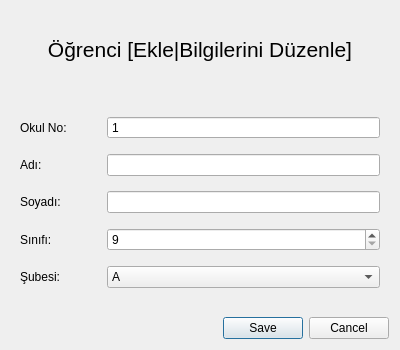
<?xml version="1.0" encoding="UTF-8"?>
<ui version="4.0">
 <class>ikoOSKAR::UI::StudentEditorDialog</class>
 <widget class="QDialog" name="ikoOSKAR::UI::StudentEditorDialog">
  <property name="geometry">
   <rect>
    <x>0</x>
    <y>0</y>
    <width>400</width>
    <height>350</height>
   </rect>
  </property>
  <property name="windowTitle">
   <string>Dialog</string>
  </property>
  <layout class="QVBoxLayout" name="verticalLayout">
   <property name="spacing">
    <number>20</number>
   </property>
   <item>
    <widget class="QLabel" name="lblHeader">
     <property name="font">
      <font>
       <family>Segoe UI</family>
       <pointsize>16</pointsize>
       <bold>false</bold>
      </font>
     </property>
     <property name="text">
      <string>Öğrenci [Ekle|Bilgilerini Düzenle]</string>
     </property>
     <property name="alignment">
      <set>Qt::AlignCenter</set>
     </property>
    </widget>
   </item>
   <item>
    <widget class="QFrame" name="frame">
     <property name="frameShape">
      <enum>QFrame::NoFrame</enum>
     </property>
     <property name="lineWidth">
      <number>0</number>
     </property>
     <layout class="QFormLayout" name="formLayout">
      <property name="horizontalSpacing">
       <number>40</number>
      </property>
      <property name="verticalSpacing">
       <number>15</number>
      </property>
      <item row="0" column="0">
       <widget class="QLabel" name="lblId">
        <property name="text">
         <string>Okul No:</string>
        </property>
       </widget>
      </item>
      <item row="1" column="0">
       <widget class="QLabel" name="lblFirstName">
        <property name="text">
         <string>Adı:</string>
        </property>
       </widget>
      </item>
      <item row="1" column="1">
       <widget class="QLineEdit" name="lnFirstName"/>
      </item>
      <item row="2" column="0">
       <widget class="QLabel" name="lblLastName">
        <property name="text">
         <string>Soyadı:</string>
        </property>
       </widget>
      </item>
      <item row="2" column="1">
       <widget class="QLineEdit" name="lnLastName"/>
      </item>
      <item row="3" column="0">
       <widget class="QLabel" name="lblGrade">
        <property name="text">
         <string>Sınıfı:</string>
        </property>
       </widget>
      </item>
      <item row="3" column="1">
       <widget class="QSpinBox" name="spnGrade">
        <property name="minimum">
         <number>9</number>
        </property>
        <property name="maximum">
         <number>12</number>
        </property>
       </widget>
      </item>
      <item row="4" column="0">
       <widget class="QLabel" name="lblSection">
        <property name="text">
         <string>Şubesi:</string>
        </property>
       </widget>
      </item>
      <item row="4" column="1">
       <widget class="QComboBox" name="cmbSection">
        <property name="currentIndex">
         <number>0</number>
        </property>
        <property name="maxVisibleItems">
         <number>9</number>
        </property>
        <item>
         <property name="text">
          <string>A</string>
         </property>
        </item>
        <item>
         <property name="text">
          <string>B</string>
         </property>
        </item>
        <item>
         <property name="text">
          <string>C</string>
         </property>
        </item>
        <item>
         <property name="text">
          <string>D</string>
         </property>
        </item>
        <item>
         <property name="text">
          <string>E</string>
         </property>
        </item>
        <item>
         <property name="text">
          <string>F</string>
         </property>
        </item>
        <item>
         <property name="text">
          <string>G</string>
         </property>
        </item>
        <item>
         <property name="text">
          <string>H</string>
         </property>
        </item>
        <item>
         <property name="text">
          <string>I</string>
         </property>
        </item>
        <item>
         <property name="text">
          <string>J</string>
         </property>
        </item>
        <item>
         <property name="text">
          <string>K</string>
         </property>
        </item>
        <item>
         <property name="text">
          <string>L</string>
         </property>
        </item>
        <item>
         <property name="text">
          <string>M</string>
         </property>
        </item>
        <item>
         <property name="text">
          <string>N</string>
         </property>
        </item>
        <item>
         <property name="text">
          <string>O</string>
         </property>
        </item>
        <item>
         <property name="text">
          <string>P</string>
         </property>
        </item>
        <item>
         <property name="text">
          <string>Q</string>
         </property>
        </item>
        <item>
         <property name="text">
          <string>R</string>
         </property>
        </item>
        <item>
         <property name="text">
          <string>S</string>
         </property>
        </item>
        <item>
         <property name="text">
          <string>T</string>
         </property>
        </item>
        <item>
         <property name="text">
          <string>U</string>
         </property>
        </item>
        <item>
         <property name="text">
          <string>V</string>
         </property>
        </item>
        <item>
         <property name="text">
          <string>W</string>
         </property>
        </item>
        <item>
         <property name="text">
          <string>X</string>
         </property>
        </item>
        <item>
         <property name="text">
          <string>Y</string>
         </property>
        </item>
        <item>
         <property name="text">
          <string>Z</string>
         </property>
        </item>
       </widget>
      </item>
      <item row="0" column="1">
       <widget class="QSpinBox" name="spnId">
        <property name="buttonSymbols">
         <enum>QAbstractSpinBox::NoButtons</enum>
        </property>
        <property name="maximum">
         <number>2147483646</number>
        </property>
        <property name="value">
         <number>1</number>
        </property>
       </widget>
      </item>
     </layout>
    </widget>
   </item>
   <item>
    <widget class="QDialogButtonBox" name="buttonBox">
     <property name="orientation">
      <enum>Qt::Horizontal</enum>
     </property>
     <property name="standardButtons">
      <set>QDialogButtonBox::Cancel|QDialogButtonBox::Save</set>
     </property>
    </widget>
   </item>
  </layout>
 </widget>
 <resources/>
 <connections>
  <connection>
   <sender>buttonBox</sender>
   <signal>accepted()</signal>
   <receiver>ikoOSKAR::UI::StudentEditorDialog</receiver>
   <slot>accept()</slot>
   <hints>
    <hint type="sourcelabel">
     <x>248</x>
     <y>254</y>
    </hint>
    <hint type="destinationlabel">
     <x>157</x>
     <y>274</y>
    </hint>
   </hints>
  </connection>
  <connection>
   <sender>buttonBox</sender>
   <signal>rejected()</signal>
   <receiver>ikoOSKAR::UI::StudentEditorDialog</receiver>
   <slot>reject()</slot>
   <hints>
    <hint type="sourcelabel">
     <x>316</x>
     <y>260</y>
    </hint>
    <hint type="destinationlabel">
     <x>286</x>
     <y>274</y>
    </hint>
   </hints>
  </connection>
 </connections>
</ui>
